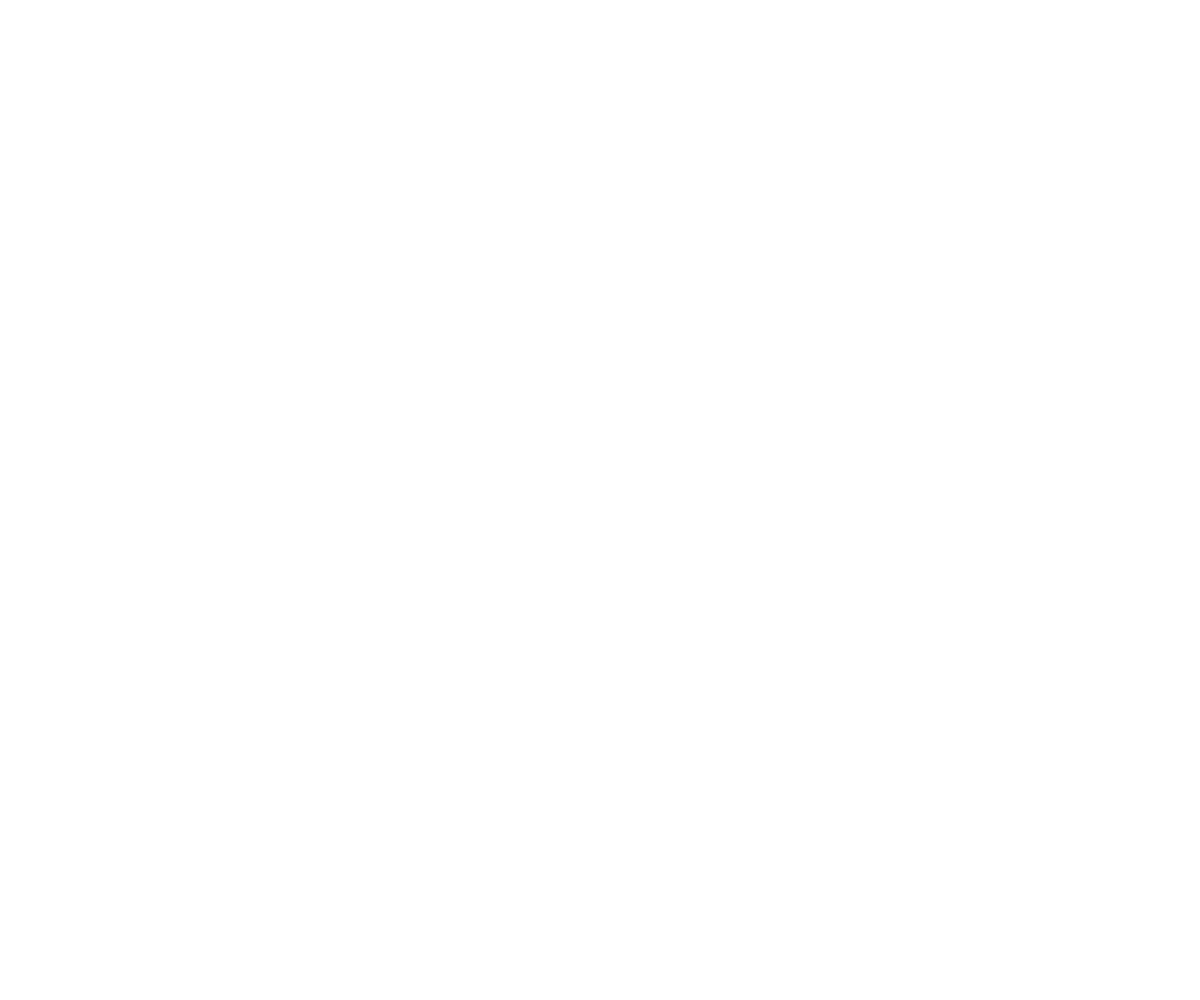
Frame 1 (no input)
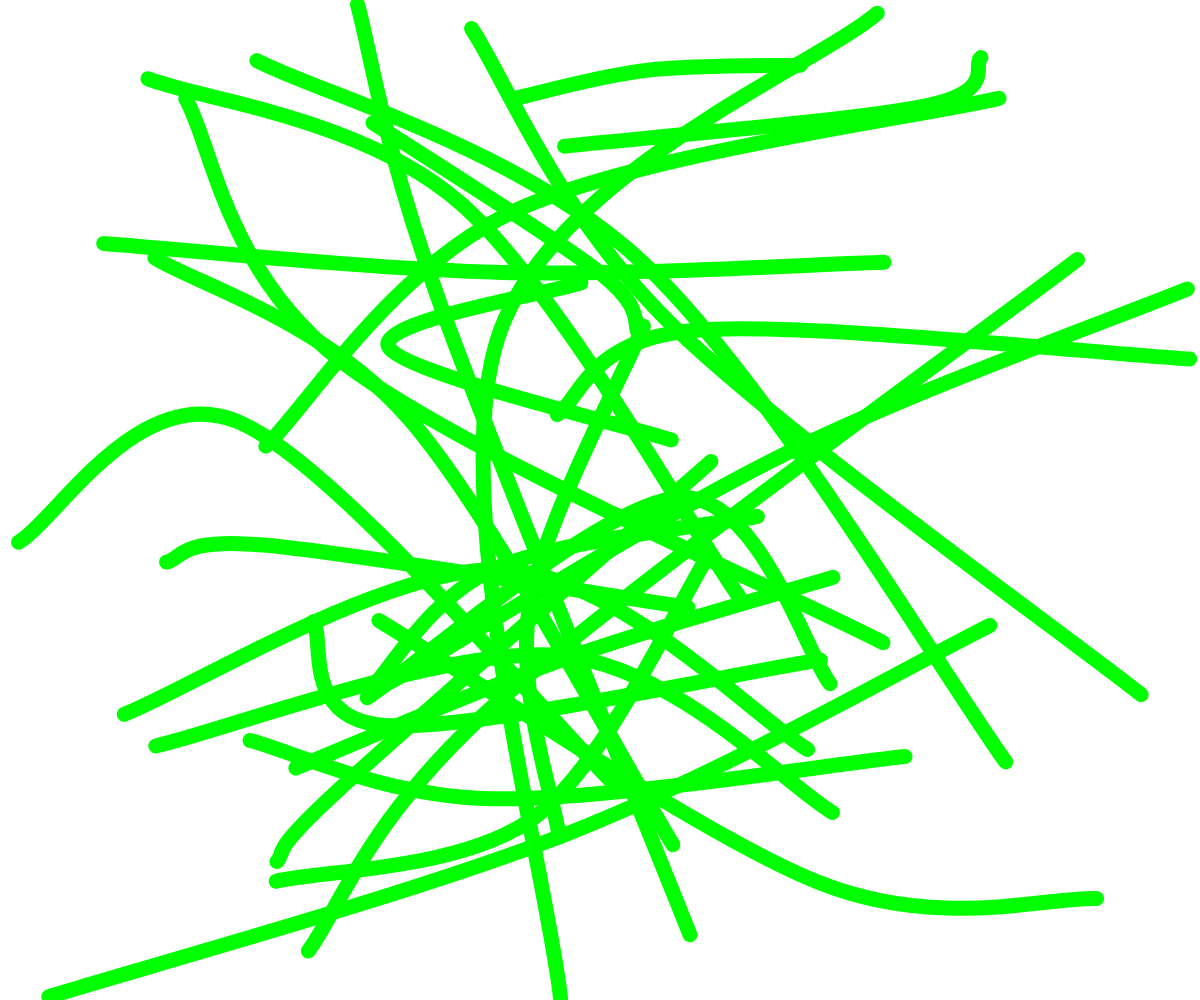
Frame 60 (no input)
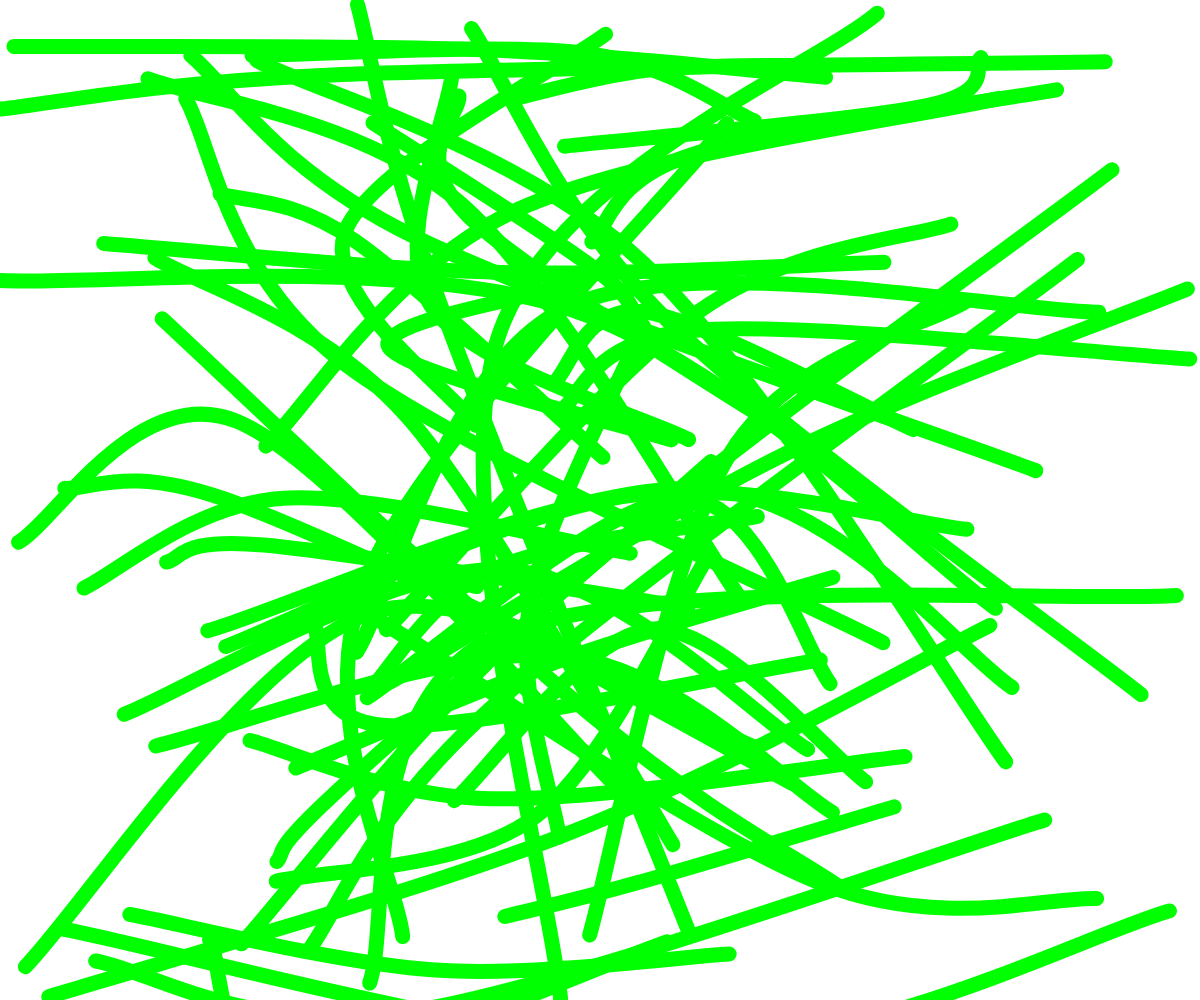
Frame 120 (the mouse pressed at the canvas centre since frame 60)

The p5.js sketch that drew these frames (run headless with seeded random() and noise() and a simulated clock; from frame 60 on, the mouse is pressed at the canvas centre):

// p5.js sketch
// ── sketch.js
let canvas;

let p = [];

function setup() {
	canvas = createCanvas(windowWidth, windowHeight)
	canvas.class('canvas');
}

function windowResized() {
	resizeCanvas(windowWidth, windowHeight);
}

function draw() {
	if(frameCount % 2 == 0){
		p[0] = new ranPoint(0);
		p[1] = new ranPoint(1);

		let xx = (p[0].ranX+p[1].ranX)/2;
		let yy = (p[0].ranY+p[1].ranY)/2;
		let d = 5;

		noFill();
		stroke(0, 255, 0);
		strokeWeight(15);

		beginShape();
			curveVertex(p[0].ranX, p[0].ranY);
			curveVertex(p[0].ranX, p[0].ranY);

			curveVertex(xx + random(-2*xx/d, xx/d), yy + random(-2*yy/d, yy/d));
			
			curveVertex(p[1].ranX, p[1].ranY);
			curveVertex(p[1].ranX, p[1].ranY);
		endShape();
	}
}

function ranPoint(i) {
	this.ranY = random(0, height);
	this.ranX = random(i*width/2, (i+1)*width/2);
}
